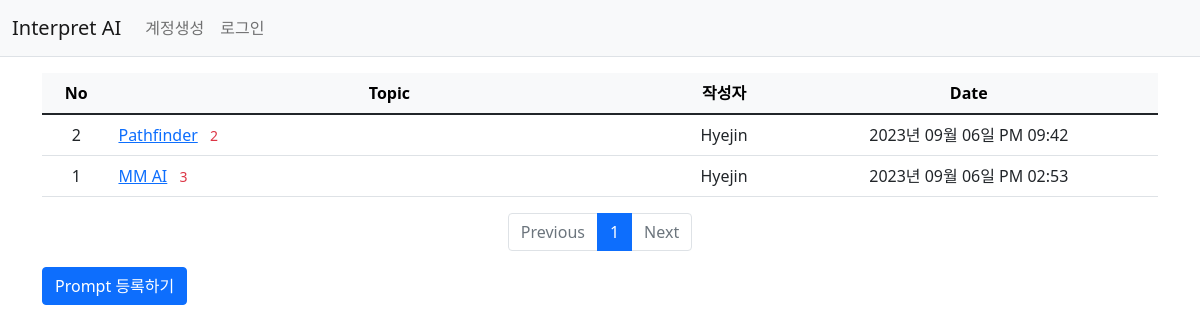
The app's page /prompt/list/, older data.
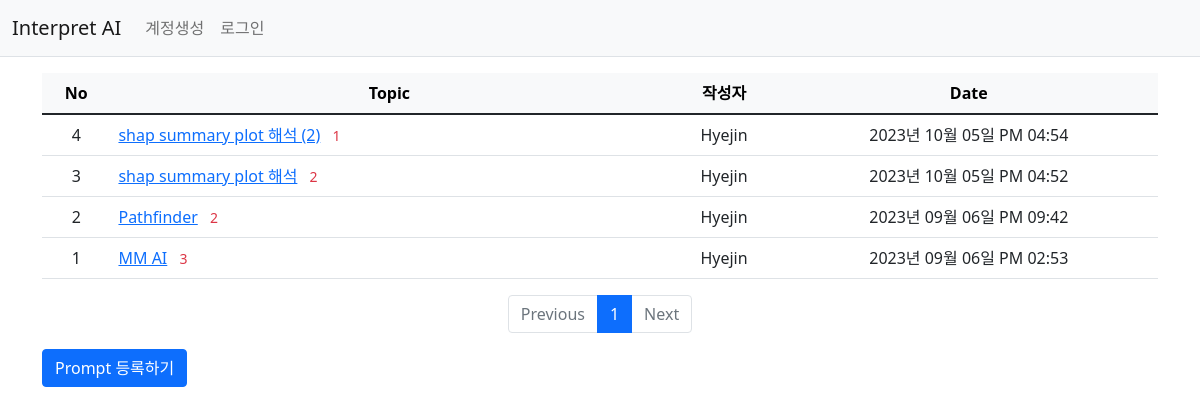
The same page, newer data.
### iai/models.py (models this page shows)
class Prompt(db.Model):
    id = db.Column("id", db.Integer, primary_key=True)
    component = db.Column("component", db.String(200), nullable=False)
    content = db.Column("content", db.Text(), nullable=False)
    create_date = db.Column("create_date", db.DateTime(), nullable=False)
    user_id = db.Column(db.Integer, db.ForeignKey('user.id', ondelete='CASCADE'), nullable=False)
    user = db.relationship('User', backref=db.backref('prompt_set'))
    modify_date = db.Column(db.DateTime(), nullable=True)

class User(db.Model):
    id = db.Column(db.Integer, primary_key=True)
    username = db.Column(db.String(150), unique=True, nullable=False)
    password = db.Column(db.String(200), nullable=False)

### iai/views/prompt_views.py (the view)
@bp.route('/list/')
def _list():
    page = request.args.get('page', type=int, default=1)
    prompt_list = Prompt.query.order_by(Prompt.create_date.desc())
    prompt_list = prompt_list.paginate(page=page, per_page=15)
    return render_template('prompt/prompt_list.html', prompt_list=prompt_list)

### iai/filter.py (called while the page is built)
def format_datetime(value, fmt='%Y년 %m월 %d일 %p %I:%M'):
    return value.strftime(fmt)

### iai/views/auth_views.py (called while the page is built)
@bp.before_app_request
def load_logged_in_user():
    user_id = session.get('user_id')
    if user_id is None:
        g.user = None
    else:
        g.user = User.query.get(user_id)

### iai/templates/prompt/prompt_list.html
{% extends 'base.html' %}
{% block content %}
<div class="container my-3">
    <table class="table">
        <thead>
        <tr class="text-center table-light">
            <th>No</th>
            <th style="width:50%">Topic</th>
            <th>작성자</th>
            <th>Date</th>
        </tr>
        </thead>
        <tbody>
        {% if prompt_list %}
            {% for prompt in prompt_list.items %}
            <tr class="text-center">
                <td>{{ prompt_list.total - ((prompt_list.page-1) * prompt_list.per_page) - loop.index0 }}</td>
                <td class="text-start">
                    <a href="{{ url_for('prompt.detail', prompt_id=prompt.id) }}">{{ prompt.component }}</a>
                    {% if prompt.answer_set|length > 0 %}
                    <span class="text-danger small mx-2">{{ prompt.answer_set|length }}</span>
                    {% endif %}
                </td>
                <td>{{ prompt.user.username }}</td>
                <td>{{ prompt.create_date|datetime }}</td>
            </tr>
            {% endfor %}
        {% else %}
        <tr>
            <td colspan="3">질문이 없습니다.</td>
        </tr>
        {% endif %}
        </tbody>
    </table>
    <ul class="pagination justify-content-center">
        {% if prompt_list.has_prev %}
        <li class="page-item">
            <a class="page-link" href="?page={{ prompt_list.prev_num }}">Previous</a>
        </li>
        {% else %}
        <li class="page-item disabled">
            <a class="page-link" tabindex="-1" aria-disabled="true" href="javascript:void(0)">Previous</a>
        </li>
        {% endif %}
        {% for page_num in prompt_list.iter_pages() %}
        {% if page_num %}
        {% if page_num != prompt_list.page %}
        <li class="page-item">
            <a class="page-link" href="?page={{ page_num }}">{{ page_num }}</a>
        </li>
        {% else %}
        <li class="page-item active" aria-current="page">
            <a class="page-link" href="javascript:void(0)">{{ page_num }}</a>
        </li>
        {% endif %}
        {% else %}
        <li class="disabled">
            <a class="page-link" href="javascript:void(0)">...</a>
        </li>
        {% endif %}
        {% endfor %}
        {% if prompt_list.has_next %}
        <li class="page-item">
            <a class="page-link" href="?page={{ prompt_list.next_num }}">Next</a>
        </li>
        {% else %}
        <li class="page-item disabled">
            <a class="page-link" tabindex="-1" aria-disabled="true" href="javascript:void(0)">Next</a>
        </li>
        {% endif %}
    </ul>
    <a href="{{ url_for('prompt.create') }}" class="btn btn-primary">Prompt 등록하기</a>
</div>
{% endblock %}

### iai/templates/base.html (shortened to what this page needs)
<!doctype html>
<html lang="ko">
<head>
    <link rel="stylesheet" href="{{ url_for('static', filename='bootstrap.min.css') }}">
    <link rel="stylesheet" href="{{ url_for('static', filename='style.css') }}">
</head>
<body>
{% include "navbar.html" %}
{% block content %}
{% endblock %}
</body>
</html>

### iai/templates/navbar.html (shortened to what this page needs)
<nav class="navbar navbar-expand-lg navbar-light bg-light border-bottom">
    <div class="container-fluid">
        <a class="navbar-brand" href="{{ url_for('main.index') }}">Interpret AI</a>
        <div class="collapse navbar-collapse" id="navbarSupportedContent">
            {% if g.user %}
            <ul class="navbar-nav">
                <li class="nav-item ">
                    <a class="nav-link" href="{{ url_for('auth.logout') }}">{{ g.user.username }} (로그아웃)</a>
                </li>
            </ul>
            {% else %}
            <ul class="navbar-nav me-auto mb-2 mb-lg-0">
                <li class="nav-item">
                    <a class="nav-link" href="{{ url_for('auth.signup') }}">계정생성</a>
                </li>
                <li class="nav-item">
                    <a class="nav-link" href="{{ url_for('auth.login') }}">로그인</a>
                </li>
            </ul>
            {% endif %}
        </div>
    </div>
</nav>

Row changes from the older to the newer data that the page shows:
added Prompt: id "4", component "shap summary plot 해석 (2)", answer_set|length "1", user.username "Hyejin", create_date "2023년 10월 05일 PM 04:54"
added Prompt: id "3", component "shap summary plot 해석", answer_set|length "2", user.username "Hyejin", create_date "2023년 10월 05일 PM 04:52"
